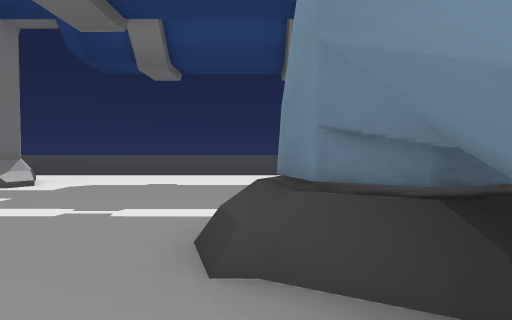
View 1 (above)

24 first-person views from a walk through a scene from a Unity 3-D project. The camera is 1.2 m above the floor, tilts 2° down and sees 70° across. The floor is counted in squares, 2 m on a side. Each view is taken from the middle of a square. On the plan, view 1 faces up. The plan holds only what a view shows up to about 10 squares ahead; the rest is blank. The place goes on beyond the plan. The player character is not drawn. Some animated figures are not drawn.

View 2
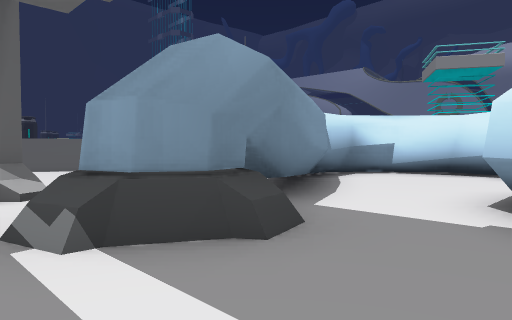

View 3
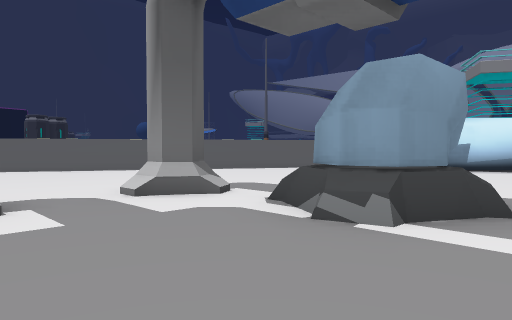

View 4
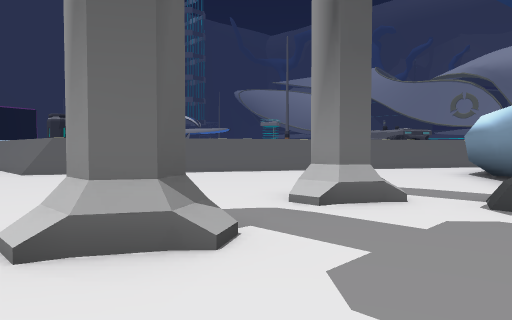

View 5
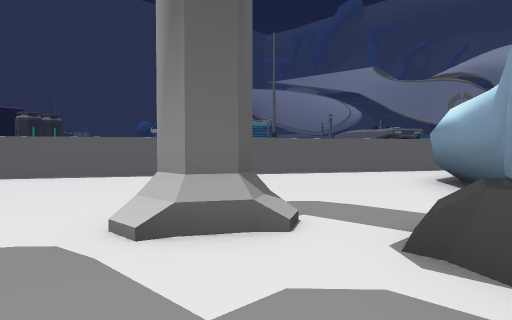

View 6
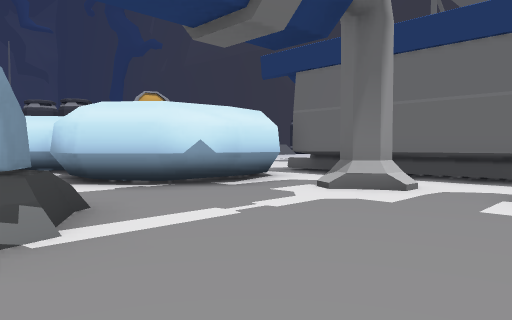

View 7
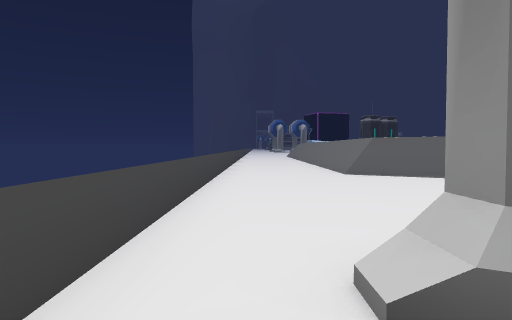

View 8
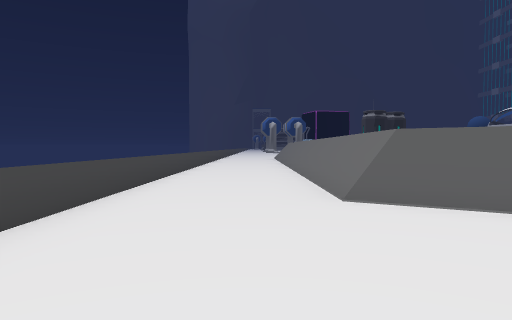

View 9
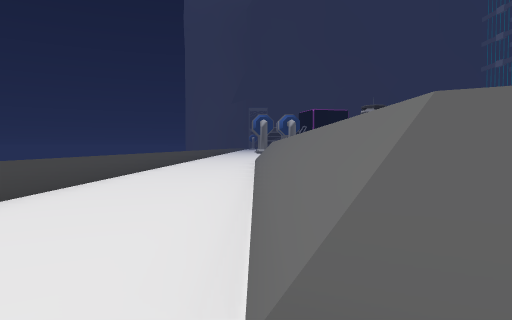

View 10
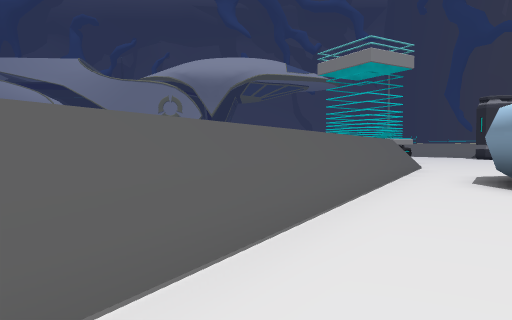

View 11
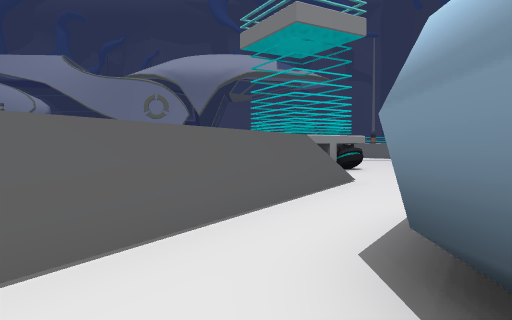

View 12
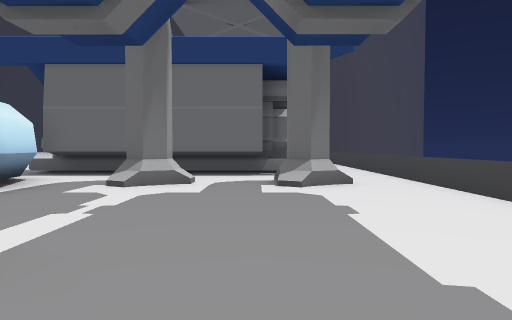

View 13
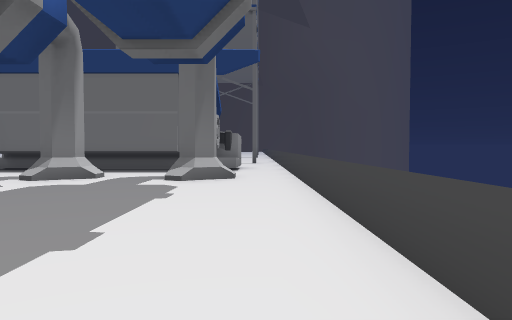

View 14
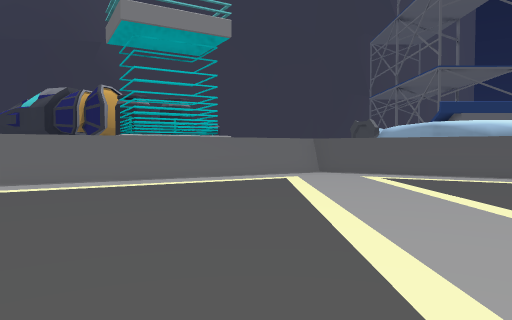

View 15
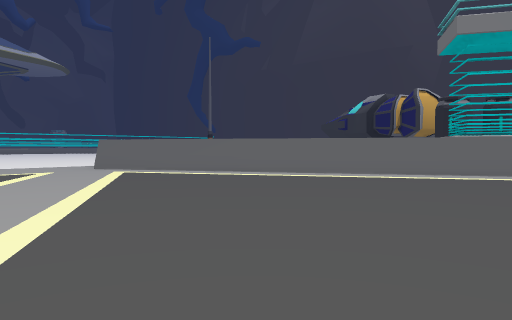

View 16
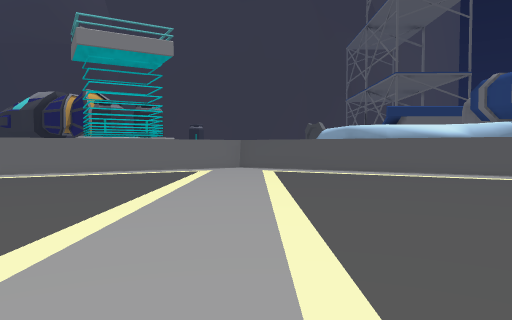

View 17
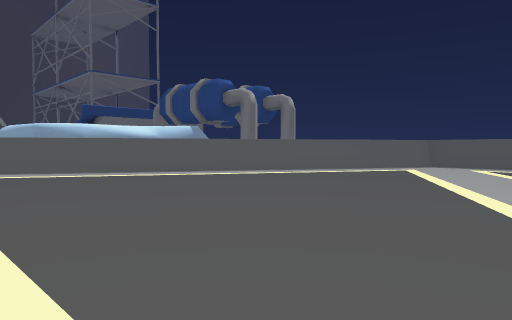

View 18
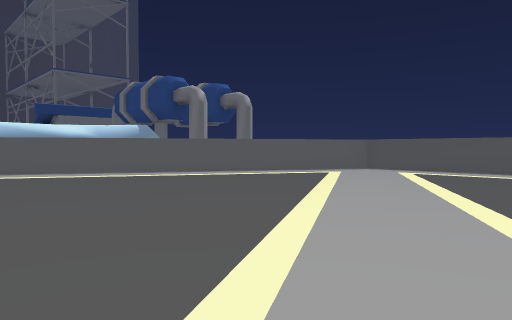

View 19
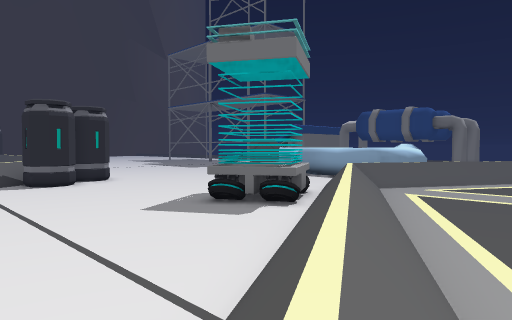

View 20
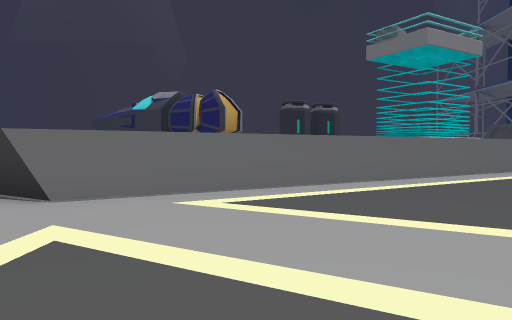

View 21
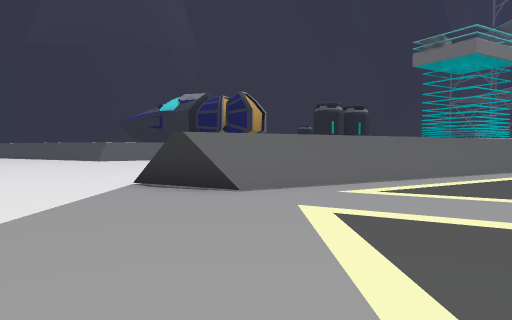

View 22
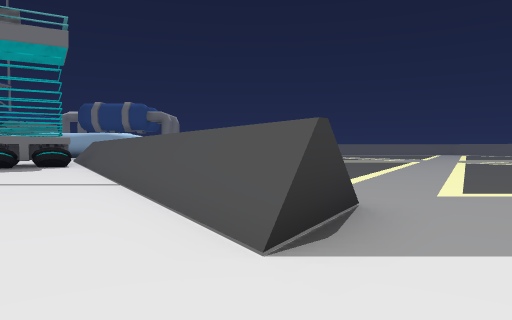

View 23
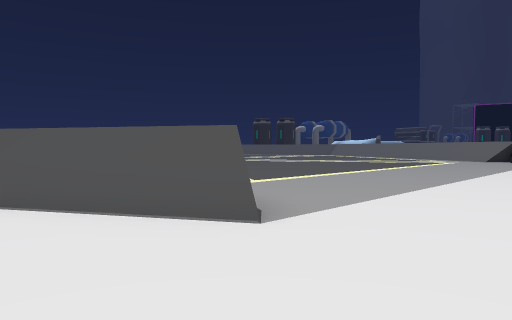

View 24
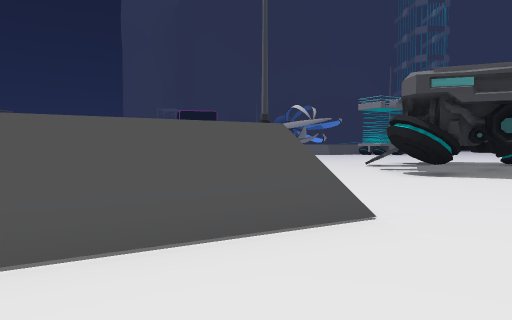

### Floor plan
Key: @ floor where view 1 was taken; # wall or solid block; . floor; / step, stairs or slope; = window, fence, low wall or low ledge; ^ raised ledge; v drop or lower ground.
Columns run from 8 left of view 1 to 19 right of it. Each row starts with its distance up from view 1.
  8 ^^^^^^^^^^^^^^^^^^^^^^^^^^^^
  7  ...........................
  6  #..#......#................
  5  ##...............=vvvvvvvvv
  4  =^......../......#////////
  3  =^.#....#/#/....==/...
  2  =^.....##/.....==/.....
  1  ##.###..#......#//.....
  0  #.   ##@##....///......
 -1  ..    #..##...#/.......
 -2        ...##..==/.......
 -3       #....#..=/.........
 -4       ##..##.#=/.........
 -5        ####.==/..........
 -6           ..=//..........
 -7          ..///..........
 -8          ..=/...........
 -9          .. /..........
-10          .. //..........
-11          ..# //.........
-12          .###=/.........
-13            ##=//........
-14           .#..=/.........
-15          .....=//........
-16         .......#/........
-17        ......../#/......
-18        .........=//......
-19           ....../=/.......
-20                ..=//.......
-21                ...#/........
-22                 ../.........
-23               ............
-24               .........#..

Where each view was taken, in squares from view 1:
view 1: 0 up, 0 right, facing up
view 2: 4 up, 2 left, facing down-right
view 3: 6 up, 1 left, facing down-right
view 4: 7 up, 1 right, facing down-right
view 5: 5 up, 1 right, facing down-right
view 6: 6 up, 1 right, facing down-left
view 7: 7 up, 2 right, facing right
view 8: 6 up, 6 right, facing right
view 9: 5 up, 9 right, facing right
view 10: 2 up, 7 right, facing down
view 11: 2 down, 4 right, facing down
view 12: 5 up, 2 right, facing left
view 13: 7 up, 3 right, facing left
view 14: 10 down, 13 right, facing left
view 15: 10 down, 15 right, facing down-left
view 16: 8 down, 15 right, facing left
view 17: 8 down, 15 right, facing up-left
view 18: 6 down, 16 right, facing up-left
view 19: 20 down, 10 right, facing up-left
view 20: 18 down, 15 right, facing left
view 21: 20 down, 16 right, facing left
view 22: 24 down, 10 right, facing up
view 23: 24 down, 8 right, facing up-right
view 24: 21 down, 7 right, facing right
